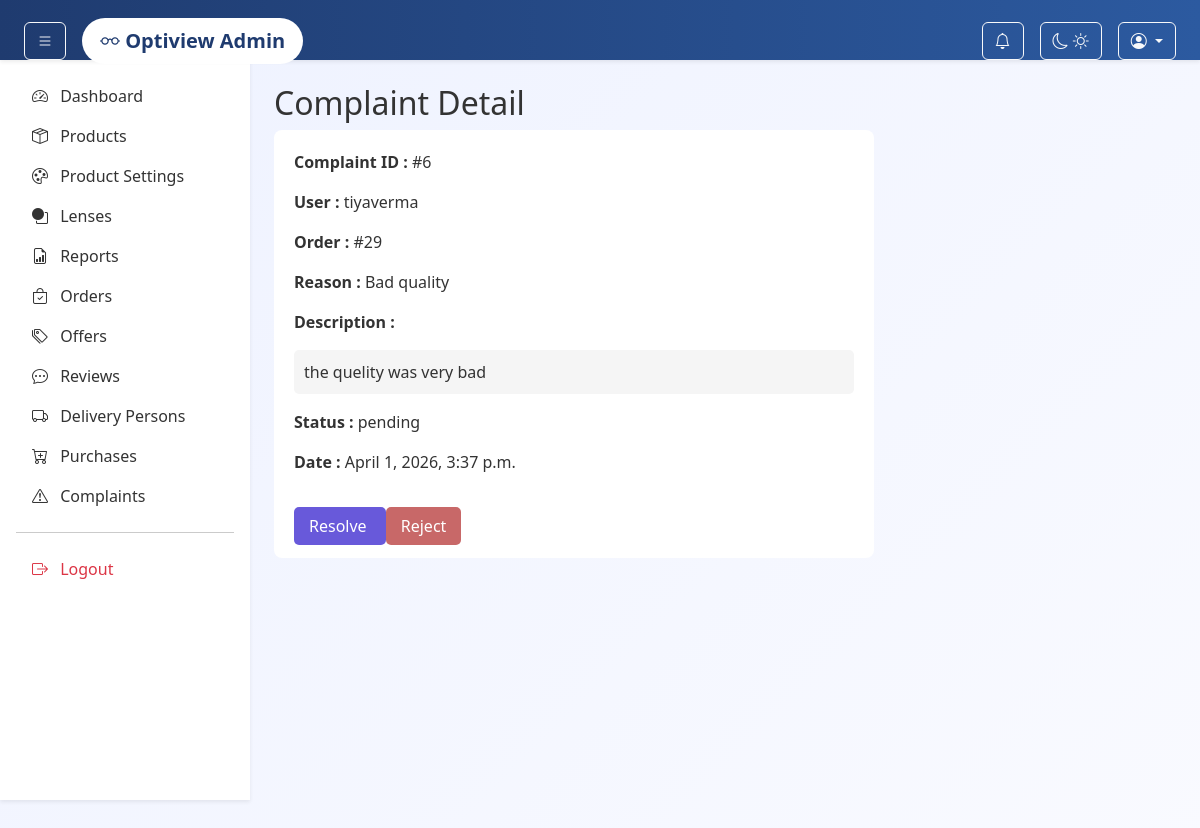
/admin-panel/complaints/6/, run on the app's committed database.
### adminpanel/models.py (models this page shows, shortened)
class Complaint(models.Model):
    STATUS_CHOICES = (
        ("pending", "Pending"),
        ("resolved", "Resolved"),
        ("rejected", "Rejected"),
    )
    order_item = models.ForeignKey(
        "adminpanel.OrderItem",
        on_delete=models.CASCADE
    )
    user = models.ForeignKey(
        User,
        on_delete=models.CASCADE
    )
    reason = models.CharField(max_length=200)
    description = models.TextField()
    status = models.CharField(
        max_length=20,
        choices=STATUS_CHOICES,
        default="pending"
    )
    created_at = models.DateTimeField(auto_now_add=True)

class OrderItem(models.Model):
    ITEM_STATUS = [
        ("pending", "Pending"),
        ("assigned", "Assigned"),
        ("accepted", "Accepted"),
        ("out_for_delivery", "Out For Delivery"),
        ("delivered", "Delivered"),
        ("cancelled", "Cancelled"),
    ]
    RETURN_STATUS = [
        ('none','None'),
        ('requested','Return Requested'),
        ('approved','Return Approved'),
        ('rejected','Return Rejected'),
        ('completed','Return Completed'),
    ]
    REFUND_STATUS = [
        ('none', 'None'),
        ('initiated', 'Refund Initiated'),
        ('completed', 'Refund Completed'),
    ]
    order = models.ForeignKey(Order, on_delete=models.CASCADE, related_name="items")
    product = models.ForeignKey(Product, on_delete=models.CASCADE)
    variant = models.ForeignKey(ProductVariant, on_delete=models.CASCADE, null=True, blank=True)
    lens = models.ForeignKey(Lens, on_delete=models.SET_NULL, null=True, blank=True)
    lens_type = models.CharField(max_length=20, blank=True, null=True)
    left_eye_power = models.DecimalField(max_digits=5, decimal_places=2, null=True, blank=True)
    right_eye_power = models.DecimalField(max_digits=5, decimal_places=2, null=True, blank=True)
    quantity = models.PositiveIntegerField()
    price = models.DecimalField(max_digits=10, decimal_places=2)
    status = models.CharField(
        max_length=20,
        choices=ITEM_STATUS,
        default="pending"
    )
    return_status = models.CharField(
        max_length=30,
        choices=RETURN_STATUS,
        default="none"
    )
    return_reason = models.TextField(blank=True, null=True)
    refund_status = models.CharField(
        max_length=30,
        choices=REFUND_STATUS,
        default="none"
    )

class Order(models.Model):
    STATUS_CHOICES = [
        ("pending", "Pending"),
        ("assigned", "Assigned"),
        ("accepted", "Accepted"),
        ("cancelled", "Cancelled"),
        ("out_for_delivery", "Out For Delivery"),
        ("delivered", "Delivered"),
        ("partially_delivered", "Partially Delivered"),
    ]
    status = models.CharField(
        max_length=20,
        choices=STATUS_CHOICES,
        default="pending"
    )
    user = models.ForeignKey(User, on_delete=models.SET_NULL, null=True, blank=True)
    order_number = models.CharField(
        max_length=20,
        unique=True,
        blank=True
    )
    total_amount = models.DecimalField(
        max_digits=12,
        decimal_places=2,
        default=0
    )
    full_name = models.CharField(max_length=200)
    phone = models.CharField(max_length=15)
    address = models.TextField()
    city = models.CharField(max_length=100)
    state = models.CharField(max_length=100)
    pincode = models.CharField(max_length=10)
    payment_method = models.CharField(max_length=50)
    payment_status = models.BooleanField(default=False)
    delivery_person = models.ForeignKey(
        "delivery.DeliveryPerson",
        on_delete=models.SET_NULL,
        null=True,
        blank=True,
        related_name="orders"
    )
    last_rejected_by = models.ForeignKey(
        "delivery.DeliveryPerson",
        on_delete=models.SET_NULL,
        null=True,
        blank=True,
        related_name="rejected_orders"
    )
    created_at = models.DateTimeField(auto_now_add=True)
    class Meta:
        ordering = ["-created_at"]

### adminpanel/views.py (the view)
# urls.py: path('complaints/<int:id>/', views.complaint_detail, name='complaint_detail'),
def complaint_detail(request, id):
    complaint = get_object_or_404(Complaint, id=id)
    context = {
        "complaint": complaint
    }
    return render(request, "admin/complaint_detail.html", context)

### adminpanel/context_processors.py (called while the page is built, shortened)
def notification_count(request):
    return {"notification_count": 0}

### app/context_processors.py (called while the page is built)
def cart_count(request):
    count = 0
    if request.user.is_authenticated:
        count = Cart.objects.filter(user=request.user).count()
    return {'cart_count': count}

### templates/admin/complaint_detail.html (shortened to what this page needs)
{% extends "admin/base.html" %}
{% block content %}
<h2>Complaint Detail</h2>
<div class="complaint-box" style="background:white;padding:20px;border-radius:8px;width:600px">
<p><b>Complaint ID :</b> #{{ complaint.id }}</p>
<p><b>User :</b> {{ complaint.user.username }}</p>
<p><b>Order :</b> #{{ complaint.order_item.order.id }}</p>
<p><b>Reason :</b> {{ complaint.reason }}</p>
<p><b>Description :</b></p>
<p class="desc-box" style="background:#f5f5f5;padding:10px;border-radius:5px">
{{ complaint.description }}
</p>
<p><b>Status :</b> {{ complaint.status }}</p>
<p><b>Date :</b> {{ complaint.created_at }}</p>
<br>
{% if complaint.status == "pending" %}
<a href="{% url 'adminpanel:resolve_complaint' complaint.id %}"
style="background:rgb(104, 89, 218);color:white;padding:8px 15px;text-decoration:none;border-radius:5px;">
Resolve
</a>
<a href="{% url 'adminpanel:reject_complaint' complaint.id %}"
style="background:rgb(200, 104, 104);color:white;padding:8px 15px;text-decoration:none;border-radius:5px;">
Reject
</a>
{% elif complaint.status == "resolved" %}
<span style="background:rgb(26, 156, 26);color:white;padding:8px 15px;border-radius:5px;">
Resolved
</span>
{% elif complaint.status == "rejected" %}
<span style="background:rgb(175, 94, 94);color:white;padding:8px 15px;border-radius:5px;">
Rejected
</span>
{% endif %}
</div>
{% endblock %}

### static/delivery/css/style.css (style rules this page uses)
* { margin: 0; padding: 0; box-sizing: border-box; font-family: 'Poppins', 'Segoe UI', sans-serif; }
body { background: linear-gradient(135deg, #eef2ff, #f9faff); min-height: 100vh; color: #333; }
* { margin: 0; padding: 0; box-sizing: border-box; }

### templates/admin/base.html (style rules this page uses)
body { overflow-x: hidden; }

### data on the page
Complaint: id "6", user.username "tiyaverma", order_item.order.id "29", reason "Bad quality", description "the quelity was very bad", status "pending", created_at "April 1, 2026, 3:37 p.m."
